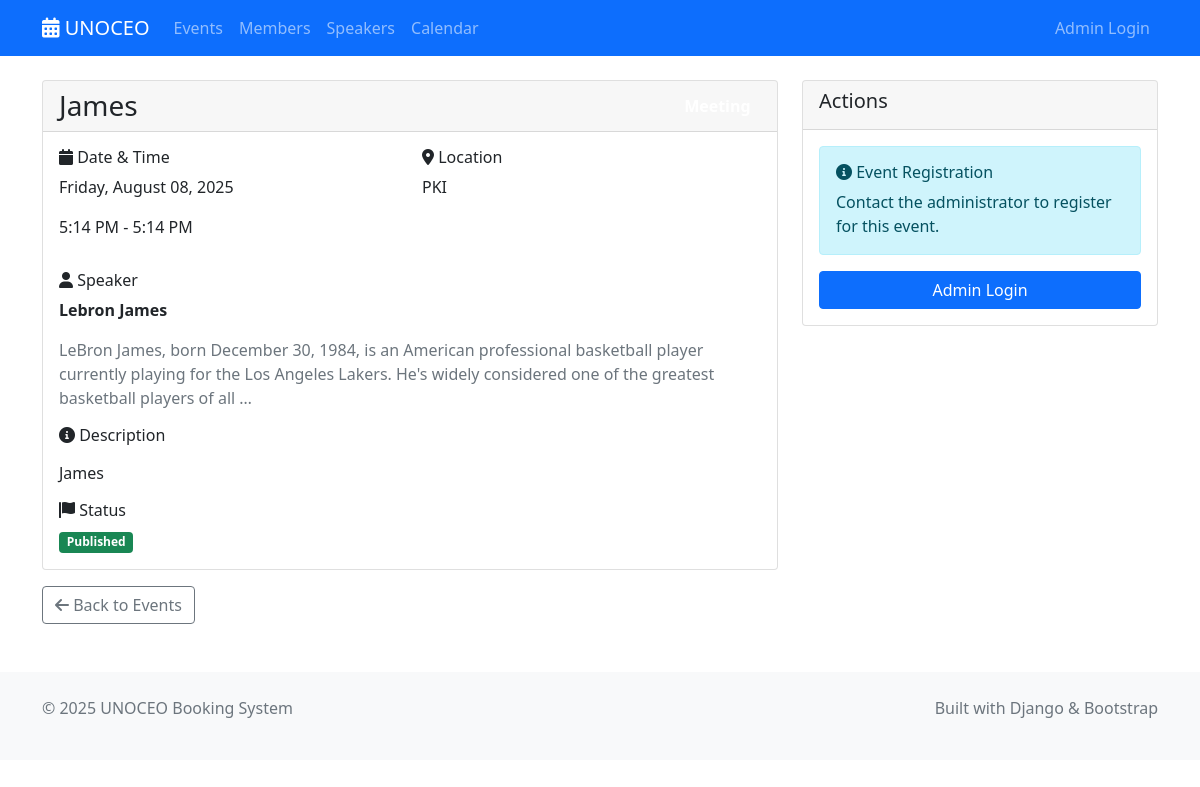
The page /events/1/ on the database as committed earlier.
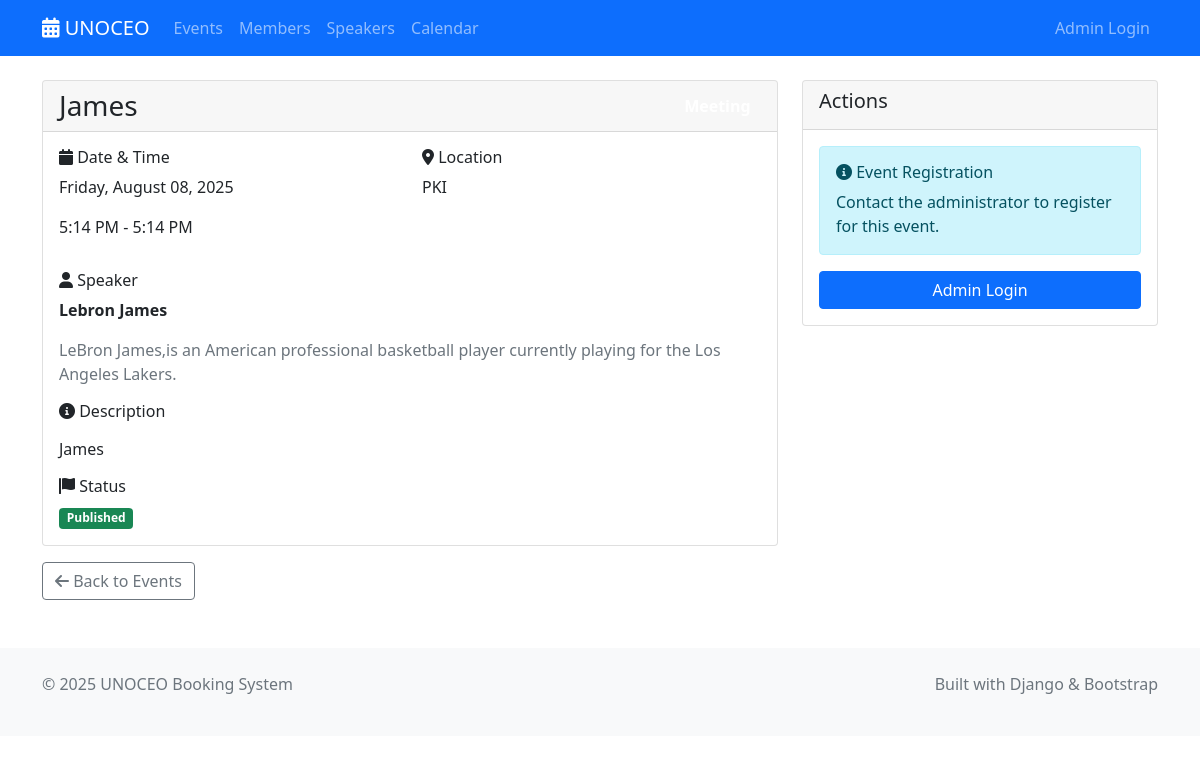
The same page on the database as committed later.
### shared/models.py (models this page shows, shortened)
class Event(models.Model):
    EVENT_TYPES = [
        ('conference', 'Conference'),
        ('workshop', 'Workshop'),
        ('seminar', 'Seminar'),
        ('webinar', 'Webinar'),
        ('meeting', 'Meeting'),
    ]
    STATUS_CHOICES = [
        ('draft', 'Draft'),
        ('published', 'Published'),
        ('cancelled', 'Cancelled'),
        ('completed', 'Completed'),
    ]
    title = models.CharField(max_length=300)
    description = models.TextField()
    event_type = models.CharField(max_length=20, choices=EVENT_TYPES, default='meeting')
    status = models.CharField(max_length=20, choices=STATUS_CHOICES, default='draft')
    start_datetime = models.DateTimeField()
    end_datetime = models.DateTimeField()
    location = models.CharField(max_length=500, blank=True)
    max_attendees = models.PositiveIntegerField(null=True, blank=True)
    speaker = models.ForeignKey(Speaker, on_delete=models.SET_NULL, null=True, blank=True)
    attendees = models.ManyToManyField(Member, blank=True, related_name='events_attending')
    created_by = models.ForeignKey(User, on_delete=models.CASCADE)
    created_at = models.DateTimeField(auto_now_add=True)
    updated_at = models.DateTimeField(auto_now=True)
    class Meta:
        ordering = ['-start_datetime']

class Speaker(models.Model):
    name = models.CharField(max_length=200)
    email = models.EmailField(validators=[EmailValidator()])
    bio = models.TextField(blank=True)
    expertise = models.CharField(max_length=300, blank=True)
    phone = models.CharField(max_length=20, blank=True)
    created_at = models.DateTimeField(auto_now_add=True)
    updated_at = models.DateTimeField(auto_now=True)
    class Meta:
        ordering = ['name']

### event_management/display/views.py (the view)
# urls.py: path('<int:pk>/', views.EventDetailView.as_view(), name='detail'),
class EventDetailView(DetailView):
    model = Event
    template_name = 'event_management/detail.html'
    context_object_name = 'event'
    def get_queryset(self):
        if self.request.user.is_staff:
            return Event.objects.all()
        return Event.objects.filter(status='published')

### event_management/display/templates/event_management/detail.html (shortened to what the changed rows need)
{% extends 'base.html' %}
{% block content %}
<div class="container mt-4">
    <div class="row">
        <div class="col-lg-8">
            <div class="card">
                <div class="card-header d-flex justify-content-between align-items-center">
                    <h1 class="h3 mb-0">{{ event.title }}</h1>
                    <span class="badge bg-{{ event.event_type|default:'secondary' }} fs-6">
                    </span>
                </div>
                <div class="card-body">
                    <div class="row mb-3">
                        <div class="col-md-6">
                            <h6><i class="fas fa-calendar"></i> Date & Time</h6>
                            <p>{{ event.start_datetime|date:"l, F d, Y" }}</p>
                            <p>{{ event.start_datetime|date:"g:i A" }} - {{ event.end_datetime|date:"g:i A" }}</p>
                        </div>
                        <div class="col-md-6">
                            <h6><i class="fas fa-map-marker-alt"></i> Location</h6>
                            <p>{{ event.location|default:"Location TBD" }}</p>
                        </div>
                    </div>
                    {% if event.speaker %}
                        <div class="mb-3">
                            <h6><i class="fas fa-user"></i> Speaker</h6>
                            <p><strong>{{ event.speaker.name }}</strong></p>
                            {% if event.speaker.bio %}
                                <p class="text-muted">{{ event.speaker.bio|truncatewords:30 }}</p>
                            {% endif %}
                        </div>
                    {% endif %}
                    <div class="mb-3">
                        <p>{{ event.description|linebreaks }}</p>
                    </div>
                    <div class="row">
                        <div class="col-md-6">
                            <h6><i class="fas fa-flag"></i> Status</h6>
                            <span class="badge bg-{% if event.status == 'published' %}success{% elif event.status == 'draft' %}warning{% else %}secondary{% endif %}">
                                {{ event.get_status_display }}
                            </span>
                        </div>
                    </div>
                </div>
            </div>
        </div>
    </div>
</div>
{% endblock %}

Rows that differ between the two databases and show on the page:
changed Event "James": speaker.bio "LeBron James, born December 30, 1984, is an American professional basketball player currently playing for the Los Angeles Lakers. He's widely considered one of the greatest basketball players of all …" → "LeBron James,is an American professional basketball player currently playing for the Los Angeles Lakers."
